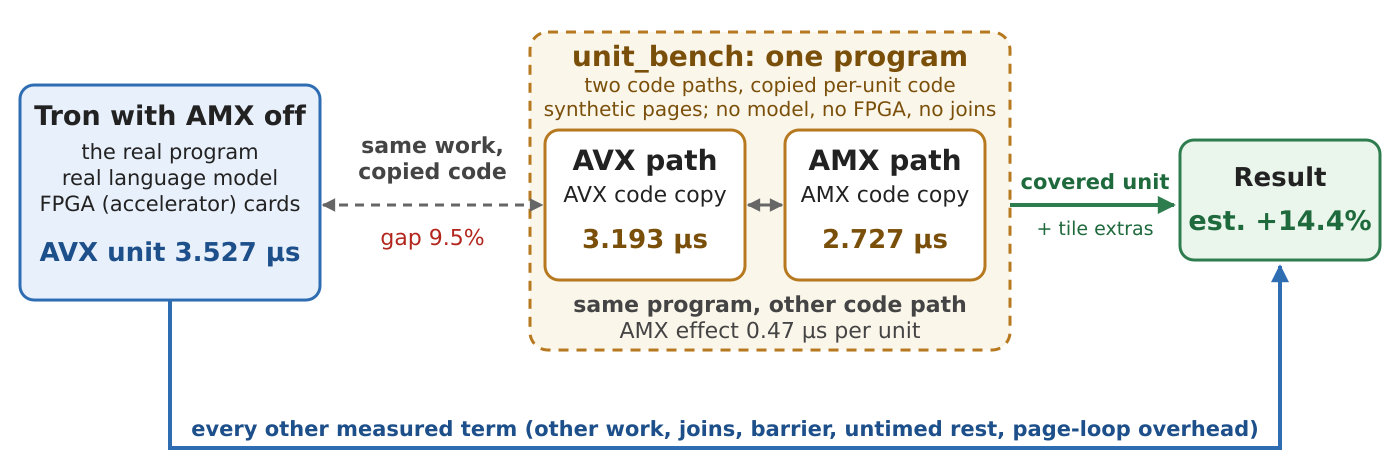

This figure's Python source:
# Figure: three measurements, two comparisons, two supplies. Canvas is 2x; displayed at ~700 px wide.
from PIL import ImageFont
import cairosvg, html
W,H=1400,470
FONT='/usr/share/fonts/truetype/dejavu/DejaVuSans.ttf'; FONTB='/usr/share/fonts/truetype/dejavu/DejaVuSans-Bold.ttf'
def width(txt,size,bold=False): return ImageFont.truetype(FONTB if bold else FONT,size).getlength(txt)
out=[]; overflow=[]
def text(x,y,txt,size=24,bold=False,fill='#222',maxw=None,anchor='middle'):
    w=width(txt,size,bold)
    if maxw and w>maxw: overflow.append((txt,round(w),maxw))
    st=f"font-family:'DejaVu Sans',Arial,sans-serif;font-size:{size}px;{'font-weight:bold;' if bold else ''}fill:{fill}"
    out.append(f'<text x="{x}" y="{y}" text-anchor="{anchor}" style="{st}">{html.escape(txt)}</text>')
def box(x,y,w,h,fill,stroke,rx=14,dash=None,sw=3):
    d=f' stroke-dasharray="{dash}"' if dash else ''
    out.append(f'<rect x="{x}" y="{y}" width="{w}" height="{h}" rx="{rx}" fill="{fill}" stroke="{stroke}" stroke-width="{sw}"{d}/>')
def line(x1,y1,x2,y2,stroke='#666',sw=3,dash=None,marker='gray',both=True):
    d=f' stroke-dasharray="{dash}"' if dash else ''
    m=f' marker-end="url(#a-{marker})"'+(f' marker-start="url(#a-{marker})"' if both else '')
    out.append(f'<line x1="{x1}" y1="{y1}" x2="{x2}" y2="{y2}" stroke="{stroke}" stroke-width="{sw}"{d}{m}/>')
def path(d,stroke,marker,sw=4):
    out.append(f'<path d="{d}" fill="none" stroke="{stroke}" stroke-width="{sw}" marker-end="url(#a-{marker})"/>')

BLUE,BLUED='#2f6db3','#1d4f8a'; AMB,AMBD='#b7791f','#7a4f0a'; GRN,GRND='#2e7d4f','#1f6a3d'
# Tron box
TX,TY,TW,TH=20,85,300,215; box(TX,TY,TW,TH,'#e8f0fb',BLUE); cx=TX+TW/2
text(cx,TY+40,'Tron with AMX off',27,True,maxw=TW-16)
text(cx,TY+74,'the real program',21,maxw=TW-16)
text(cx,TY+100,'real language model',21,maxw=TW-16)
text(cx,TY+126,'FPGA (accelerator) cards',21,maxw=TW-16)
text(cx,TY+176,'AVX unit 3.527 µs',26,True,fill=BLUED,maxw=TW-16)
# unit_bench container
UX,UY,UW,UH=530,32,480,318; box(UX,UY,UW,UH,'#fbf6ea',AMB,rx=18,dash='10,8'); ucx=UX+UW/2
text(ucx,UY+34,'unit_bench: one program',28,True,fill=AMBD,maxw=UW-16)
text(ucx,UY+60,'two code paths, copied per-unit code',20,fill=AMBD,maxw=UW-16)
text(ucx,UY+84,'synthetic pages; no model, no FPGA, no joins',20,fill=AMBD,maxw=UW-16)
BX,BY,BW,BH=545,130,200,150; box(BX,BY,BW,BH,'#ffffff',AMB); bcx=BX+BW/2
text(bcx,BY+40,'AVX path',28,True,maxw=BW-12)
text(bcx,BY+72,'AVX code copy',22,maxw=BW-12)
text(bcx,BY+118,'3.193 µs',26,True,fill=AMBD,maxw=BW-12)
MX,MY,MW,MH=785,130,200,150; box(MX,MY,MW,MH,'#ffffff',AMB); mcx=MX+MW/2
text(mcx,MY+40,'AMX path',28,True,maxw=MW-12)
text(mcx,MY+72,'AMX code copy',22,maxw=MW-12)
text(mcx,MY+118,'2.727 µs',26,True,fill=AMBD,maxw=MW-12)
# B <-> M: same program, other code path
line(BX+BW+3,BY+BH/2,MX-3,BY+BH/2,marker='gray')
text(ucx,UY+UH-38,'same program, other code path',22,True,fill='#444',maxw=UW-20)
text(ucx,UY+UH-12,'AMX effect 0.47 µs per unit',22,fill='#444',maxw=UW-20)
# Result box
CX,CY,CW,CH=1180,140,200,120; box(CX,CY,CW,CH,'#eaf6ec',GRN); ccx=CX+CW/2
text(ccx,CY+46,'Result',26,True,maxw=CW-12)
text(ccx,CY+90,'est. +14.4%',27,True,fill=GRND,maxw=CW-12)
# T <-> B: same work, copied code (dashed), label in the gutter
gy=205; line(TX+TW+3,gy,BX-3,gy,dash='9,7',marker='gray')
gcx=(TX+TW+BX)/2; gw=BX-(TX+TW)-12
text(gcx,gy-52,'same work,',22,True,fill='#444',maxw=gw)
text(gcx,gy-26,'copied code',22,True,fill='#444',maxw=gw)
text(gcx,gy+40,'gap 9.5%',22,fill='#b3261e',maxw=gw)
# unit_bench -> result: the covered unit plus the tile extras
ay=MY+MH/2; path(f'M {UX+UW} {ay} L {CX-6} {ay}',GRN,'grn')
acx=(UX+UW+CX)/2; aw=CX-(UX+UW)-12
text(acx,ay-16,'covered unit',21,True,fill=GRND,maxw=aw)
text(acx,ay+30,'+ tile extras',19,fill=GRND,maxw=aw)
# Tron -> result: every other measured term, routed along the bottom
by=H-22; path(f'M {cx} {TY+TH} L {cx} {by} L {ccx} {by} L {ccx} {CY+CH+6}',BLUE,'blue')
text((cx+ccx)/2,by-12,'every other measured term (other work, joins, barrier, untimed rest, page-loop overhead)',21,True,fill=BLUED,maxw=ccx-cx-20)
def marker(mid,fill):
    return f'<marker id="a-{mid}" viewBox="0 0 10 10" refX="9" refY="5" markerWidth="4.5" markerHeight="4.5" orient="auto-start-reverse"><path d="M 0 0 L 10 5 L 0 10 z" fill="{fill}"/></marker>'
svg=f'''<svg xmlns="http://www.w3.org/2000/svg" width="{W}" height="{H}" viewBox="0 0 {W} {H}">
<defs>{marker('gray','#666')}{marker('grn',GRN)}{marker('blue',BLUE)}</defs>
<rect width="{W}" height="{H}" fill="#ffffff"/>
{chr(10).join(out)}
</svg>'''
open('fig.svg','w').write(svg)
cairosvg.svg2png(bytestring=svg.encode(),write_to='fig.png',output_width=W)
cairosvg.svg2png(bytestring=svg.encode(),write_to='fig-display.png',output_width=700)
print('overflow:',overflow if overflow else 'none')
